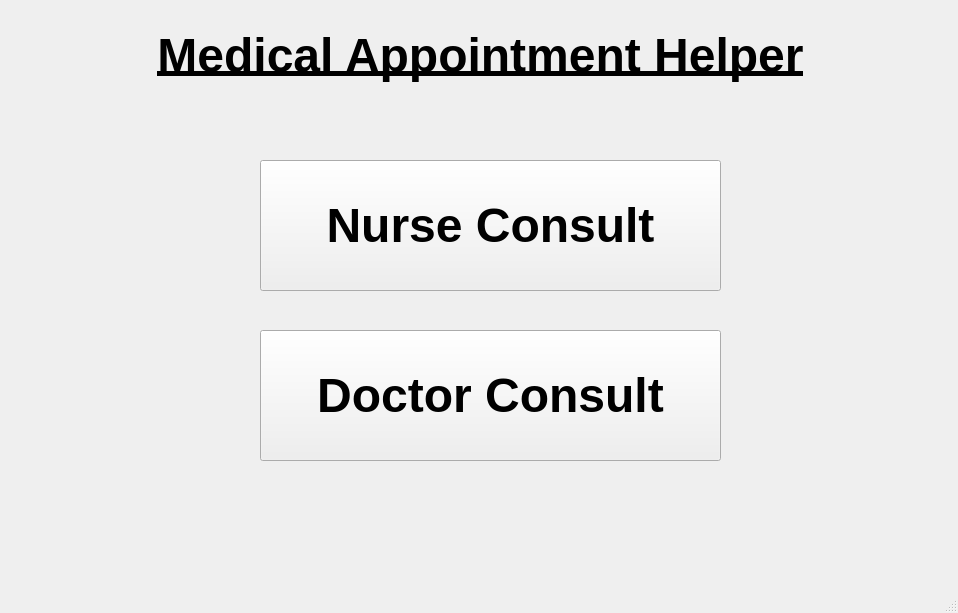
<?xml version="1.0" encoding="UTF-8"?>
<ui version="4.0">
 <class>MainWindow</class>
 <widget class="QMainWindow" name="MainWindow">
  <property name="geometry">
   <rect>
    <x>0</x>
    <y>0</y>
    <width>958</width>
    <height>613</height>
   </rect>
  </property>
  <property name="windowTitle">
   <string>MainWindow</string>
  </property>
  <widget class="QWidget" name="centralwidget">
   <widget class="QLabel" name="titleLabel">
    <property name="geometry">
     <rect>
      <x>10</x>
      <y>20</y>
      <width>941</width>
      <height>71</height>
     </rect>
    </property>
    <property name="font">
     <font>
      <pointsize>36</pointsize>
      <weight>75</weight>
      <bold>true</bold>
      <underline>true</underline>
     </font>
    </property>
    <property name="text">
     <string>Medical Appointment Helper</string>
    </property>
    <property name="alignment">
     <set>Qt::AlignCenter</set>
    </property>
   </widget>
   <widget class="QPushButton" name="nursePushButton">
    <property name="geometry">
     <rect>
      <x>260</x>
      <y>160</y>
      <width>461</width>
      <height>131</height>
     </rect>
    </property>
    <property name="font">
     <font>
      <pointsize>36</pointsize>
      <weight>75</weight>
      <bold>true</bold>
     </font>
    </property>
    <property name="text">
     <string>Nurse Consult</string>
    </property>
   </widget>
   <widget class="QPushButton" name="doctorPushButton">
    <property name="geometry">
     <rect>
      <x>260</x>
      <y>330</y>
      <width>461</width>
      <height>131</height>
     </rect>
    </property>
    <property name="font">
     <font>
      <pointsize>36</pointsize>
      <weight>75</weight>
      <bold>true</bold>
     </font>
    </property>
    <property name="text">
     <string>Doctor Consult</string>
    </property>
   </widget>
  </widget>
  <widget class="QMenuBar" name="menubar">
   <property name="geometry">
    <rect>
     <x>0</x>
     <y>0</y>
     <width>958</width>
     <height>21</height>
    </rect>
   </property>
  </widget>
  <widget class="QStatusBar" name="statusbar"/>
 </widget>
 <resources/>
 <connections/>
</ui>
